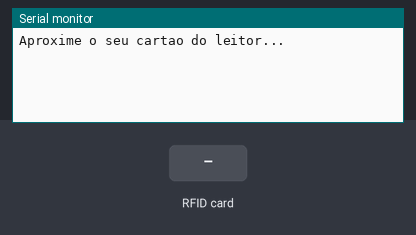
The sketch below on a simulated Arduino Uno, built with avr-gcc and run on an emulated ATmega328P. Shown: the last lines printed to the serial monitor. The inputs (shaded band) are chosen by the test bench.

Above: at 1.2 s.
1.3 s: RFID card F3 9D B9 79 held to the reader
At 2.5 s:
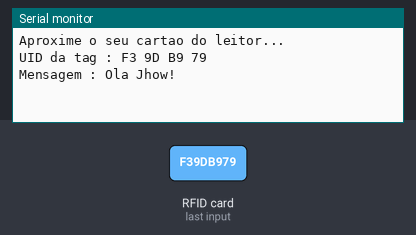
2.8 s: RFID card 87 F1 4B 73 held to the reader
At 5.5 s:
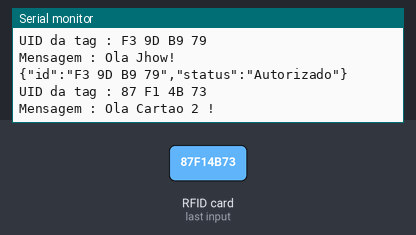
5.8 s: RFID card 5E 7A 19 C4 held to the reader
At 9.6 s:
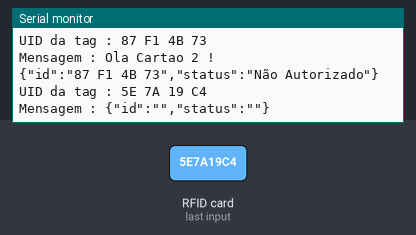

The sketch:

arduinoCod.ino.ino
```cpp
//Programa : RFID - Controle de Acesso leitor RFID
//Autor : FILIPEFLOP

#include <SPI.h>
#include <MFRC522.h>
#include <ArduinoJson.h>
const int TAMANHO = 50;

#define SS_PIN 10
#define RST_PIN 9
MFRC522 mfrc522(SS_PIN, RST_PIN);   // Create MFRC522 instance.


char st[20];

void setup()
{
  Serial.begin(9600);   // Inicia a serial
  SPI.begin();      // Inicia  SPI bus
  mfrc522.PCD_Init();   // Inicia MFRC522
  Serial.println("Aproxime o seu cartao do leitor...");
  Serial.println();
}

void loop()
{
  // Look for new cards
  if ( ! mfrc522.PICC_IsNewCardPresent())
  {
    return;
  }
  // Select one of the cards
  if ( ! mfrc522.PICC_ReadCardSerial())
  {
    return;
  }
  //Mostra UID na serial
  Serial.print("UID da tag :");
  String conteudo= "";
  byte letra;

  String id = "";
  String stat = "";

  for (byte i = 0; i < mfrc522.uid.size; i++)
  {
     Serial.print(mfrc522.uid.uidByte[i] < 0x10 ? " 0" : " ");
     Serial.print(mfrc522.uid.uidByte[i], HEX);
     conteudo.concat(String(mfrc522.uid.uidByte[i] < 0x10 ? " 0" : " "));
     conteudo.concat(String(mfrc522.uid.uidByte[i], HEX));
  }
  Serial.println();
  Serial.print("Mensagem : ");
  conteudo.toUpperCase();
  if (conteudo.substring(1) == "F3 9D B9 79") //UID 1 - Chaveiro
  {
    Serial.println("Ola Jhow!");
    Serial.println();
    id = "F3 9D B9 79";
    stat = "Autorizado";
    delay(3000);
  }

  if (conteudo.substring(1) == "87 F1 4B 73") //UID 2 - Cartao
  {
    Serial.println("Ola Cartao 2 !");
    Serial.println();
    id = "87 F1 4B 73";
    stat = "Não Autorizado";
    delay(3000);
  }

   {
    StaticJsonDocument<TAMANHO> json; //Aloca buffer para objeto json

    //formato de escrita do json
    json["id"] = id;
    json["status"] = stat;

    serializeJson(json, Serial);
    Serial.println();

    //delay
    delay(500);

  }
}
```

Measured:
- after the input at 1.3 s, the serial monitor: prints a new line at once (image 1)
- after the input at 2.8 s, the serial monitor: prints a new line after 2.0 s (image 2)
- after the input at 5.8 s, the serial monitor: prints a new line after 2.5 s (image 3)
